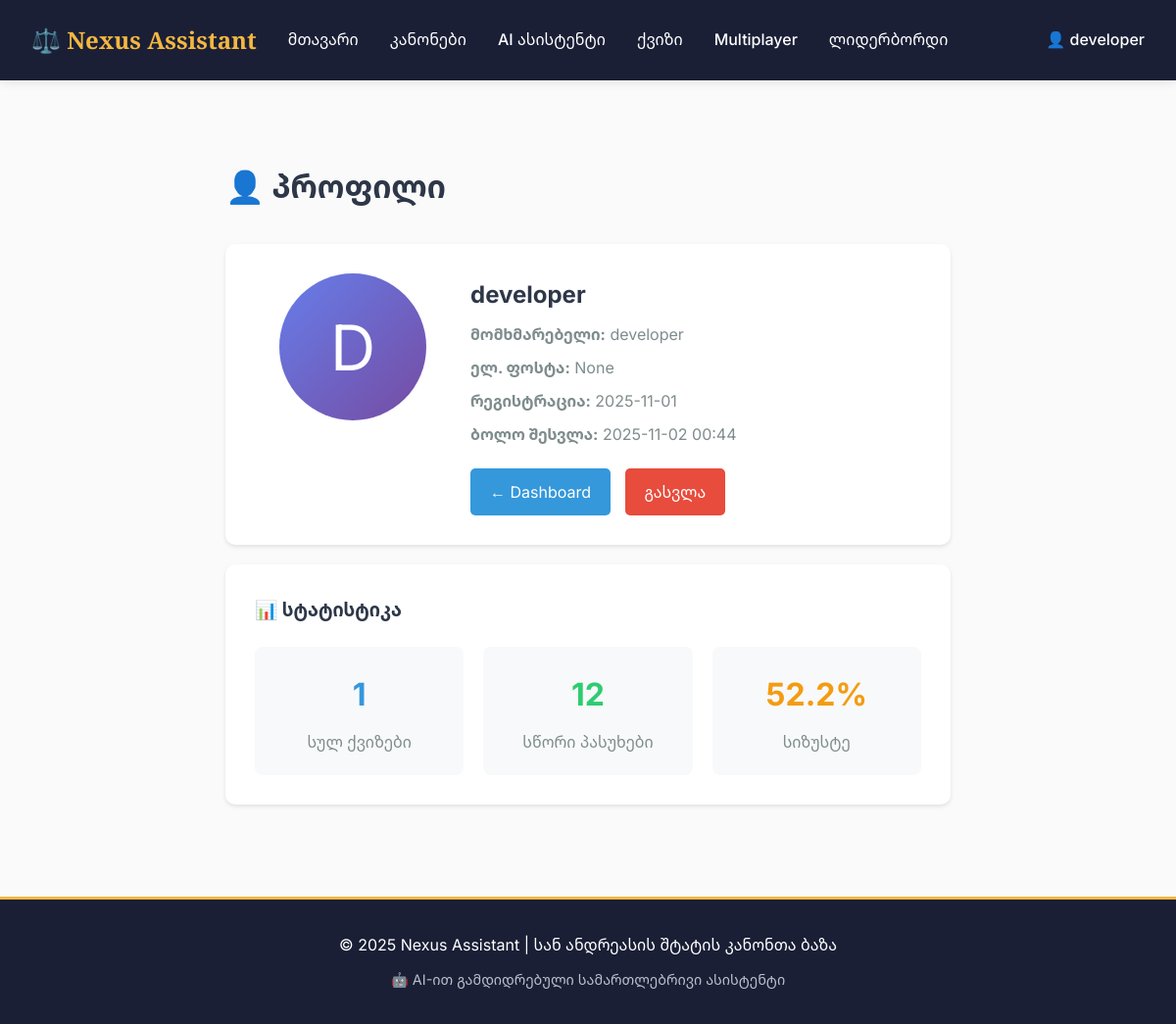
Screenshot of /profile (signed in) with the database file from the repository.
### tables this page shows
CREATE TABLE users (
                id INTEGER PRIMARY KEY AUTOINCREMENT,
                username TEXT UNIQUE NOT NULL,
                email TEXT UNIQUE,
                password_hash TEXT NOT NULL,
                display_name TEXT,
                created_at TIMESTAMP DEFAULT CURRENT_TIMESTAMP,
                last_login TIMESTAMP,
                is_active INTEGER DEFAULT 1,
                total_quizzes INTEGER DEFAULT 0,
                total_correct INTEGER DEFAULT 0,
                total_questions INTEGER DEFAULT 0
            );

### app.py (the view)
@app.route('/profile')
@user_login_required
def user_profile():
    user_id = session.get('user_id')
    user_info = user_manager.get_user_by_id(user_id)
    return render_template('user/profile.html', user=user_info)

### user_manager.py (called while the page is built)
def user_login_required(f):
    @wraps(f)
    def decorated_function(*args, **kwargs):
        if not session.get('user_id'):
            return redirect(url_for('user_login'))
        return f(*args, **kwargs)
    return decorated_function

    def get_user_by_id(self, user_id):
        conn = sqlite3.connect(self.db_path)
        cursor = conn.cursor()
        cursor.execute('''
            SELECT id, username, email, display_name, created_at, last_login,
                   total_quizzes, total_correct, total_questions
            FROM users
            WHERE id = ?
        ''', (user_id,))
        user = cursor.fetchone()
        conn.close()
        if not user:
            return None
        return {
            'id': user[0],
            'username': user[1],
            'email': user[2],
            'display_name': user[3],
            'created_at': user[4],
            'last_login': user[5],
            'total_quizzes': user[6],
            'total_correct': user[7],
            'total_questions': user[8],
            'accuracy': round((user[7] / user[8] * 100) if user[8] > 0 else 0, 1)
        }

### templates/user/profile.html (shortened to what this page needs)
{% extends "base.html" %}
{% block content %}
<div style="max-width: 800px; margin: 50px auto; padding: 30px;">
    <h1>👤 პროფილი</h1>
    <div style="background: white; padding: 30px; border-radius: 10px; box-shadow: 0 2px 4px rgba(0,0,0,0.1); margin-top: 30px;">
        <div style="display: grid; grid-template-columns: 200px 1fr; gap: 20px;">
            <div style="text-align: center;">
                <div style="width: 150px; height: 150px; background: linear-gradient(135deg, #667eea 0%, #764ba2 100%); border-radius: 50%; display: flex; align-items: center; justify-content: center; margin: 0 auto;">
                    <span style="font-size: 64px; color: white;">{{ user.display_name[0].upper() }}</span>
                </div>
            </div>
            <div>
                <h2 style="margin-top: 0;">{{ user.display_name }}</h2>
                <p style="color: #7f8c8d; margin: 5px 0;"><strong>მომხმარებელი:</strong> {{ user.username }}</p>
                <p style="color: #7f8c8d; margin: 5px 0;"><strong>ელ. ფოსტა:</strong> {{ user.email }}</p>
                <p style="color: #7f8c8d; margin: 5px 0;"><strong>რეგისტრაცია:</strong> {{ user.created_at[:10] if user.created_at else 'N/A' }}</p>
                <p style="color: #7f8c8d; margin: 5px 0;"><strong>ბოლო შესვლა:</strong> {{ user.last_login[:16] if user.last_login else 'N/A' }}</p>
                <div style="margin-top: 20px;">
                    <a href="{{ url_for('user_dashboard') }}" style="display: inline-block; padding: 10px 20px; background: #3498db; color: white; text-decoration: none; border-radius: 5px; margin-right: 10px;">← Dashboard</a>
                    <a href="{{ url_for('user_logout') }}" style="display: inline-block; padding: 10px 20px; background: #e74c3c; color: white; text-decoration: none; border-radius: 5px;">გასვლა</a>
                </div>
            </div>
        </div>
    </div>
    <div style="background: white; padding: 30px; border-radius: 10px; box-shadow: 0 2px 4px rgba(0,0,0,0.1); margin-top: 20px;">
        <h3>📊 სტატისტიკა</h3>
        <div style="display: grid; grid-template-columns: repeat(auto-fit, minmax(200px, 1fr)); gap: 20px; margin-top: 20px;">
            <div style="text-align: center; padding: 20px; background: #f8f9fa; border-radius: 8px;">
                <div style="font-size: 32px; font-weight: bold; color: #3498db;">{{ user.total_quizzes }}</div>
                <div style="color: #7f8c8d; margin-top: 5px;">სულ ქვიზები</div>
            </div>
            <div style="text-align: center; padding: 20px; background: #f8f9fa; border-radius: 8px;">
                <div style="font-size: 32px; font-weight: bold; color: #2ecc71;">{{ user.total_correct }}</div>
                <div style="color: #7f8c8d; margin-top: 5px;">სწორი პასუხები</div>
            </div>
            <div style="text-align: center; padding: 20px; background: #f8f9fa; border-radius: 8px;">
                <div style="font-size: 32px; font-weight: bold; color: #f39c12;">{{ user.accuracy }}%</div>
                <div style="color: #7f8c8d; margin-top: 5px;">სიზუსტე</div>
            </div>
        </div>
    </div>
</div>
{% endblock %}

### static/css/style.css (style rules this page uses)
* { margin: 0; padding: 0; box-sizing: border-box; }
body { font-family: 'Inter', 'Noto Sans Georgian', 'Sylfaen', 'BPG Arial', sans-serif; line-height: 1.8; color: #2d3748; background-color: #fafafa; }

### rows the page displays
users: display_name "D", display_name "developer", username "developer", created_at "2025-11-01", last_login "2025-11-02 00:44", total_quizzes "1", total_correct "12"

### other values shown
{{ session.display_name }} "developer"
{{ user.email }} "None"
{{ user.accuracy }} "52.2"
